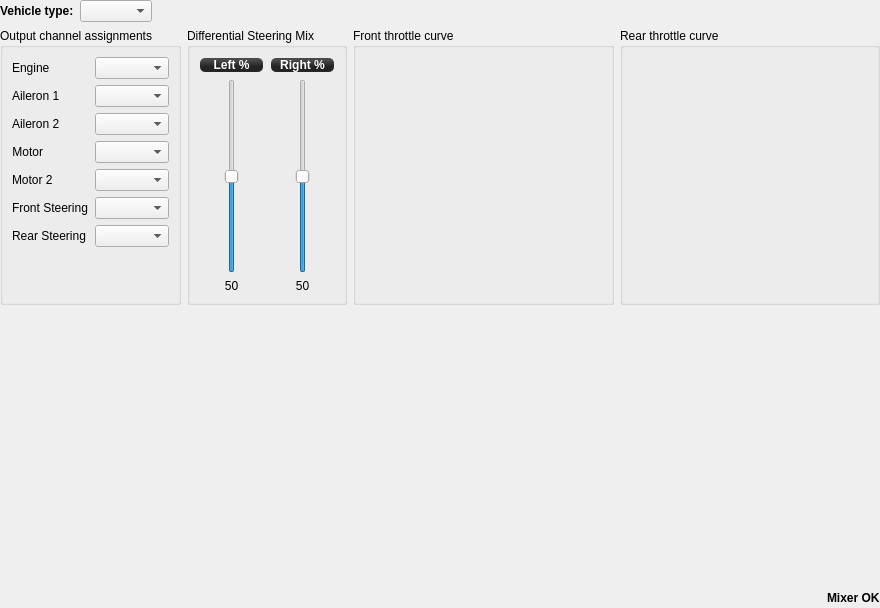
<?xml version="1.0" encoding="UTF-8"?>
<ui version="4.0">
 <class>GroundConfigWidget</class>
 <widget class="QWidget" name="GroundConfigWidget">
  <property name="geometry">
   <rect>
    <x>0</x>
    <y>0</y>
    <width>880</width>
    <height>608</height>
   </rect>
  </property>
  <property name="windowTitle">
   <string>Form</string>
  </property>
  <layout class="QVBoxLayout" name="verticalLayout_10">
   <property name="margin">
    <number>0</number>
   </property>
   <item>
    <layout class="QHBoxLayout" name="horizontalLayout_2">
     <property name="leftMargin">
      <number>0</number>
     </property>
     <property name="topMargin">
      <number>0</number>
     </property>
     <item>
      <widget class="QLabel" name="label_51">
       <property name="sizePolicy">
        <sizepolicy hsizetype="Minimum" vsizetype="Preferred">
         <horstretch>0</horstretch>
         <verstretch>0</verstretch>
        </sizepolicy>
       </property>
       <property name="font">
        <font>
         <weight>75</weight>
         <bold>true</bold>
        </font>
       </property>
       <property name="text">
        <string>Vehicle type:</string>
       </property>
      </widget>
     </item>
     <item>
      <widget class="QComboBox" name="groundVehicleType"/>
     </item>
     <item>
      <spacer name="horizontalSpacer_31">
       <property name="orientation">
        <enum>Qt::Horizontal</enum>
       </property>
       <property name="sizeHint" stdset="0">
        <size>
         <width>40</width>
         <height>20</height>
        </size>
       </property>
      </spacer>
     </item>
    </layout>
   </item>
   <item>
    <layout class="QHBoxLayout" name="horizontalLayout_41">
     <property name="rightMargin">
      <number>0</number>
     </property>
     <item>
      <widget class="QGroupBox" name="groupBox_7">
       <property name="sizePolicy">
        <sizepolicy hsizetype="Preferred" vsizetype="Expanding">
         <horstretch>0</horstretch>
         <verstretch>0</verstretch>
        </sizepolicy>
       </property>
       <property name="minimumSize">
        <size>
         <width>0</width>
         <height>0</height>
        </size>
       </property>
       <property name="title">
        <string>Output channel assignments</string>
       </property>
       <layout class="QFormLayout" name="formLayout_5">
        <item row="0" column="0">
         <widget class="QLabel" name="gvEngineLabel">
          <property name="minimumSize">
           <size>
            <width>77</width>
            <height>0</height>
           </size>
          </property>
          <property name="text">
           <string>Engine</string>
          </property>
          <property name="alignment">
           <set>Qt::AlignLeading|Qt::AlignLeft|Qt::AlignVCenter</set>
          </property>
         </widget>
        </item>
        <item row="0" column="1">
         <widget class="QComboBox" name="gvEngineChannelBox">
          <property name="toolTip">
           <string>Select output channel for the engine</string>
          </property>
         </widget>
        </item>
        <item row="1" column="0">
         <widget class="QLabel" name="gvAileron1Label">
          <property name="minimumSize">
           <size>
            <width>60</width>
            <height>0</height>
           </size>
          </property>
          <property name="text">
           <string>Aileron 1</string>
          </property>
         </widget>
        </item>
        <item row="1" column="1">
         <widget class="QComboBox" name="gvAileron1ChannelBox">
          <property name="toolTip">
           <string>Select output channel for the first aileron (or elevon)</string>
          </property>
         </widget>
        </item>
        <item row="2" column="0">
         <widget class="QLabel" name="gvAileron2Label">
          <property name="enabled">
           <bool>true</bool>
          </property>
          <property name="minimumSize">
           <size>
            <width>60</width>
            <height>0</height>
           </size>
          </property>
          <property name="text">
           <string>Aileron 2</string>
          </property>
         </widget>
        </item>
        <item row="2" column="1">
         <widget class="QComboBox" name="gvAileron2ChannelBox">
          <property name="enabled">
           <bool>true</bool>
          </property>
          <property name="toolTip">
           <string>Select output channel for the second aileron (or elevon)</string>
          </property>
         </widget>
        </item>
        <item row="3" column="0">
         <widget class="QLabel" name="gvMotor1Label">
          <property name="minimumSize">
           <size>
            <width>0</width>
            <height>0</height>
           </size>
          </property>
          <property name="text">
           <string>Motor</string>
          </property>
          <property name="alignment">
           <set>Qt::AlignRight|Qt::AlignTrailing|Qt::AlignVCenter</set>
          </property>
         </widget>
        </item>
        <item row="3" column="1">
         <widget class="QComboBox" name="gvMotor1ChannelBox">
          <property name="toolTip">
           <string>Select output channel for the first motor</string>
          </property>
         </widget>
        </item>
        <item row="4" column="0">
         <widget class="QLabel" name="gvMotor2Label">
          <property name="enabled">
           <bool>true</bool>
          </property>
          <property name="minimumSize">
           <size>
            <width>47</width>
            <height>0</height>
           </size>
          </property>
          <property name="text">
           <string>Motor 2</string>
          </property>
         </widget>
        </item>
        <item row="4" column="1">
         <widget class="QComboBox" name="gvMotor2ChannelBox">
          <property name="enabled">
           <bool>true</bool>
          </property>
          <property name="toolTip">
           <string>Select output channel for a second motor</string>
          </property>
         </widget>
        </item>
        <item row="5" column="0">
         <widget class="QLabel" name="gvSteering1Label">
          <property name="text">
           <string>Front Steering</string>
          </property>
         </widget>
        </item>
        <item row="5" column="1">
         <widget class="QComboBox" name="gvSteering1ChannelBox">
          <property name="toolTip">
           <string>Select output channel for the first steering actuator</string>
          </property>
         </widget>
        </item>
        <item row="6" column="0">
         <widget class="QLabel" name="gvSteering2Label">
          <property name="text">
           <string>Rear Steering</string>
          </property>
         </widget>
        </item>
        <item row="6" column="1">
         <widget class="QComboBox" name="gvSteering2ChannelBox">
          <property name="toolTip">
           <string>Select output channel for a second steering actuator</string>
          </property>
         </widget>
        </item>
       </layout>
      </widget>
     </item>
     <item>
      <widget class="QGroupBox" name="differentialSteeringMixBox">
       <property name="enabled">
        <bool>true</bool>
       </property>
       <property name="sizePolicy">
        <sizepolicy hsizetype="Preferred" vsizetype="Expanding">
         <horstretch>0</horstretch>
         <verstretch>0</verstretch>
        </sizepolicy>
       </property>
       <property name="title">
        <string>Differential Steering Mix</string>
       </property>
       <layout class="QVBoxLayout" name="verticalLayout_33">
        <item>
         <layout class="QHBoxLayout" name="horizontalLayout_30">
          <item>
           <layout class="QVBoxLayout" name="diffSteering1Layout">
            <item>
             <widget class="QLabel" name="differentialSteeringLabel1">
              <property name="minimumSize">
               <size>
                <width>65</width>
                <height>0</height>
               </size>
              </property>
              <property name="font">
               <font>
                <pointsize>-1</pointsize>
                <weight>75</weight>
                <italic>false</italic>
                <bold>true</bold>
               </font>
              </property>
              <property name="styleSheet">
               <string notr="true">background-color: qlineargradient(spread:reflect, x1:0.507, y1:0, x2:0.507, y2:0.772, stop:0.208955 rgba(74, 74, 74, 255), stop:0.78607 rgba(36, 36, 36, 255));
color: rgb(255, 255, 255);
border-radius: 5;
font: bold 12px;
margin:1px;</string>
              </property>
              <property name="text">
               <string>Left %</string>
              </property>
              <property name="alignment">
               <set>Qt::AlignCenter</set>
              </property>
             </widget>
            </item>
            <item>
             <widget class="QSlider" name="differentialSteeringSlider1">
              <property name="sizePolicy">
               <sizepolicy hsizetype="Preferred" vsizetype="MinimumExpanding">
                <horstretch>0</horstretch>
                <verstretch>0</verstretch>
               </sizepolicy>
              </property>
              <property name="maximum">
               <number>100</number>
              </property>
              <property name="value">
               <number>50</number>
              </property>
              <property name="orientation">
               <enum>Qt::Vertical</enum>
              </property>
             </widget>
            </item>
            <item>
             <widget class="QLabel" name="gvDiffSteering1Label">
              <property name="text">
               <string>50</string>
              </property>
              <property name="alignment">
               <set>Qt::AlignCenter</set>
              </property>
             </widget>
            </item>
           </layout>
          </item>
          <item>
           <layout class="QVBoxLayout" name="diffSteering2Layout">
            <item>
             <widget class="QLabel" name="differentialSteeringLabel2">
              <property name="minimumSize">
               <size>
                <width>65</width>
                <height>0</height>
               </size>
              </property>
              <property name="styleSheet">
               <string notr="true">background-color: qlineargradient(spread:reflect, x1:0.507, y1:0, x2:0.507, y2:0.772, stop:0.208955 rgba(74, 74, 74, 255), stop:0.78607 rgba(36, 36, 36, 255));
color: rgb(255, 255, 255);
border-radius: 5;
font: bold 12px;
margin:1px;</string>
              </property>
              <property name="text">
               <string>Right %</string>
              </property>
              <property name="alignment">
               <set>Qt::AlignCenter</set>
              </property>
             </widget>
            </item>
            <item>
             <widget class="QSlider" name="differentialSteeringSlider2">
              <property name="sizePolicy">
               <sizepolicy hsizetype="Preferred" vsizetype="MinimumExpanding">
                <horstretch>0</horstretch>
                <verstretch>0</verstretch>
               </sizepolicy>
              </property>
              <property name="maximum">
               <number>100</number>
              </property>
              <property name="value">
               <number>50</number>
              </property>
              <property name="orientation">
               <enum>Qt::Vertical</enum>
              </property>
             </widget>
            </item>
            <item>
             <widget class="QLabel" name="gvDiffSteering2Label">
              <property name="text">
               <string>50</string>
              </property>
              <property name="alignment">
               <set>Qt::AlignCenter</set>
              </property>
             </widget>
            </item>
           </layout>
          </item>
         </layout>
        </item>
       </layout>
      </widget>
     </item>
     <item>
      <widget class="QGroupBox" name="gvThrottleCurve1GroupBox">
       <property name="sizePolicy">
        <sizepolicy hsizetype="Preferred" vsizetype="Preferred">
         <horstretch>0</horstretch>
         <verstretch>100</verstretch>
        </sizepolicy>
       </property>
       <property name="title">
        <string>Front throttle curve</string>
       </property>
       <layout class="QVBoxLayout" name="verticalLayout_36">
        <item>
         <widget class="MixerCurve" name="groundVehicleThrottle1" native="true">
          <property name="sizePolicy">
           <sizepolicy hsizetype="MinimumExpanding" vsizetype="MinimumExpanding">
            <horstretch>0</horstretch>
            <verstretch>0</verstretch>
           </sizepolicy>
          </property>
          <property name="minimumSize">
           <size>
            <width>0</width>
            <height>0</height>
           </size>
          </property>
          <property name="maximumSize">
           <size>
            <width>16777215</width>
            <height>16777215</height>
           </size>
          </property>
          <property name="sizeIncrement">
           <size>
            <width>0</width>
            <height>0</height>
           </size>
          </property>
          <property name="baseSize">
           <size>
            <width>0</width>
            <height>0</height>
           </size>
          </property>
         </widget>
        </item>
       </layout>
      </widget>
     </item>
     <item>
      <widget class="QGroupBox" name="gvThrottleCurve2GroupBox">
       <property name="sizePolicy">
        <sizepolicy hsizetype="Preferred" vsizetype="Preferred">
         <horstretch>0</horstretch>
         <verstretch>0</verstretch>
        </sizepolicy>
       </property>
       <property name="title">
        <string>Rear throttle curve</string>
       </property>
       <layout class="QVBoxLayout" name="verticalLayout_37">
        <item>
         <widget class="MixerCurve" name="groundVehicleThrottle2" native="true">
          <property name="sizePolicy">
           <sizepolicy hsizetype="MinimumExpanding" vsizetype="MinimumExpanding">
            <horstretch>0</horstretch>
            <verstretch>0</verstretch>
           </sizepolicy>
          </property>
          <property name="minimumSize">
           <size>
            <width>0</width>
            <height>0</height>
           </size>
          </property>
          <property name="maximumSize">
           <size>
            <width>16777215</width>
            <height>16777215</height>
           </size>
          </property>
          <property name="sizeIncrement">
           <size>
            <width>0</width>
            <height>0</height>
           </size>
          </property>
          <property name="baseSize">
           <size>
            <width>0</width>
            <height>0</height>
           </size>
          </property>
         </widget>
        </item>
       </layout>
      </widget>
     </item>
    </layout>
   </item>
   <item>
    <spacer name="verticalSpacer">
     <property name="orientation">
      <enum>Qt::Vertical</enum>
     </property>
     <property name="sizeHint" stdset="0">
      <size>
       <width>20</width>
       <height>40</height>
      </size>
     </property>
    </spacer>
   </item>
   <item>
    <layout class="QHBoxLayout" name="horizontalLayout_28">
     <item>
      <spacer name="horizontalSpacer_21">
       <property name="orientation">
        <enum>Qt::Horizontal</enum>
       </property>
       <property name="sizeHint" stdset="0">
        <size>
         <width>40</width>
         <height>20</height>
        </size>
       </property>
      </spacer>
     </item>
     <item>
      <widget class="QLabel" name="gvStatusLabel">
       <property name="font">
        <font>
         <weight>75</weight>
         <bold>true</bold>
        </font>
       </property>
       <property name="text">
        <string>Mixer OK</string>
       </property>
      </widget>
     </item>
    </layout>
   </item>
  </layout>
 </widget>
 <customwidgets>
  <customwidget>
   <class>MixerCurve</class>
   <extends>QWidget</extends>
   <header location="global">mixercurve.h</header>
   <container>1</container>
  </customwidget>
 </customwidgets>
 <resources>
  <include location="../coreplugin/core.qrc"/>
 </resources>
 <connections>
  <connection>
   <sender>differentialSteeringSlider1</sender>
   <signal>valueChanged(int)</signal>
   <receiver>gvDiffSteering1Label</receiver>
   <slot>setNum(int)</slot>
   <hints>
    <hint type="sourcelabel">
     <x>124</x>
     <y>126</y>
    </hint>
    <hint type="destinationlabel">
     <x>315</x>
     <y>391</y>
    </hint>
   </hints>
  </connection>
  <connection>
   <sender>differentialSteeringSlider2</sender>
   <signal>valueChanged(int)</signal>
   <receiver>gvDiffSteering2Label</receiver>
   <slot>setNum(int)</slot>
   <hints>
    <hint type="sourcelabel">
     <x>124</x>
     <y>126</y>
    </hint>
    <hint type="destinationlabel">
     <x>390</x>
     <y>391</y>
    </hint>
   </hints>
  </connection>
 </connections>
</ui>
